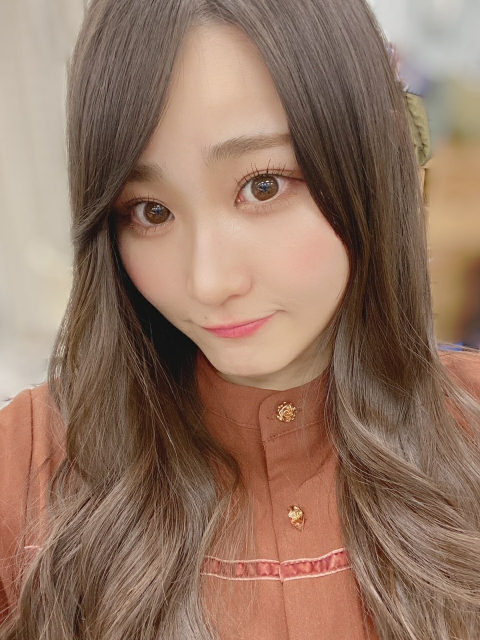
#> input picture picture/1.jpg, 960 x 1280 px (shown at 1/2 size)
$ python minecraft_pixel_art_for_black_and_white.py picture/1.jpg 100 5 5 5
#> lines starting #> are read from the running program, lines starting #| are printed output that depends on the picture; after the words box and inside, x2 and y2 are one past the last pixel; in counts of white or black regions, pixels touching at a corner belong together
### pic2map.py
import numpy as np
from PIL import Image
import matplotlib.pyplot as plt
from PIL import ImageEnhance

#リサイズ #輝度の変換
# [9 lines left out: function resize_picture, not called in this run]

#画像の読み込み、リサイズ
def load_picture(file_path, map_size, brightness):
#> called with file_path = 'picture/1.jpg', map_size = 100, brightness = 1
    im = Image.open(file_path)
#> im is the input picture: PIL image 960x1280 RGB; mean R, G, B 146.4, 116.1, 98.1
    con = ImageEnhance.Brightness(im)
    im = con.enhance(brightness)
    if im.size[0] > im.size[1]:
        resize_rate = map_size / im.size[0]
    else:
        resize_rate = map_size / im.size[1]
#> resize_rate = 0.0781
    im = im.resize((round(resize_rate*im.size[0]), round(resize_rate*im.size[1])))
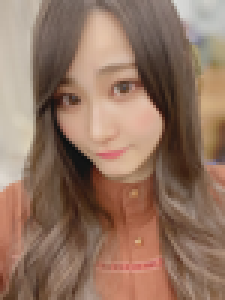
#> im: PIL image 75x100 RGB (shown 3 times larger); mean R, G, B 146.4, 116.1, 98.1
    return im

#numpy.arrayの長さと平均を算出
def calculate_length_mean(im_array):
    length = len(im_array)
    myu = im_array.mean()
    return length, myu

#大津の2値化で白黒画像に変更
def otsu_method(im):
    im_array = np.array(im.convert("L"))
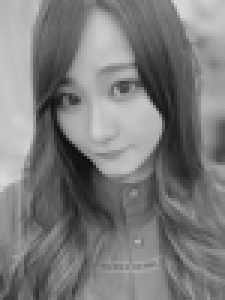
#> im_array: shape (100, 75) (shown 3 times larger); min 15, max 219, mean 123.1
    S = 0
    threshold = 0
    for i in range(1, 256, 1):
        class1 = im_array[im_array<i]
        class2 = im_array[im_array>=i]
        if len(class1) == 0 or len(class2) == 0:
            continue
        length1, myu1 = calculate_length_mean(class1)
        length2, myu2 = calculate_length_mean(class2)
        S_ = length1*length2*(myu1-myu2)**2
        if S < S_:
            threshold = i
            S = S_
#> this loop made 255 passes
#> (class1, length1, myu1, length2, myu2, S_) on passes 16 to 18: ([15, 15, 15, 15, 15, 15, 15], 7, 15, 7493, 123.2, 614476722.6), ([16, 15, 15, 15, 15, 15, 15, 15], 8, 15.12, 7492, 123.3, 700730012.6), ([16, 15, 15, 15, 15, 15, 15, 15, 17, 17], 10, 15.5, 7490, 123.3, 870073234.8)
#> (class1, length1, myu1, length2, myu2, S) on pass 19: ([18, 16, 15, 18, 15, 15, 15, 15, 15, 15, 17, 17, 18], 13, 16.08, 7487, 123.3, 1.12e+09)
#> after the loop, S = 8.25e+10; threshold = 128
    im_array_otsu = np.where(im_array<threshold, 0, 255)
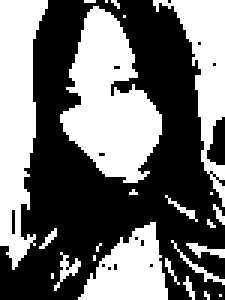
#> im_array_otsu: shape (100, 75) int64 (shown 3 times larger); 44.3% white; 24 white regions (16 under 20 px), largest, box (x1, y1, x2, y2) and area: (20, 2, 54, 61) 1164, (0, 0, 16, 90) 908, (51, 0, 75, 69) 566
#> (the run stopped early here; a loop or call above may not have finished)

$ run again, with picture/10.jpg copied over picture/1.jpg
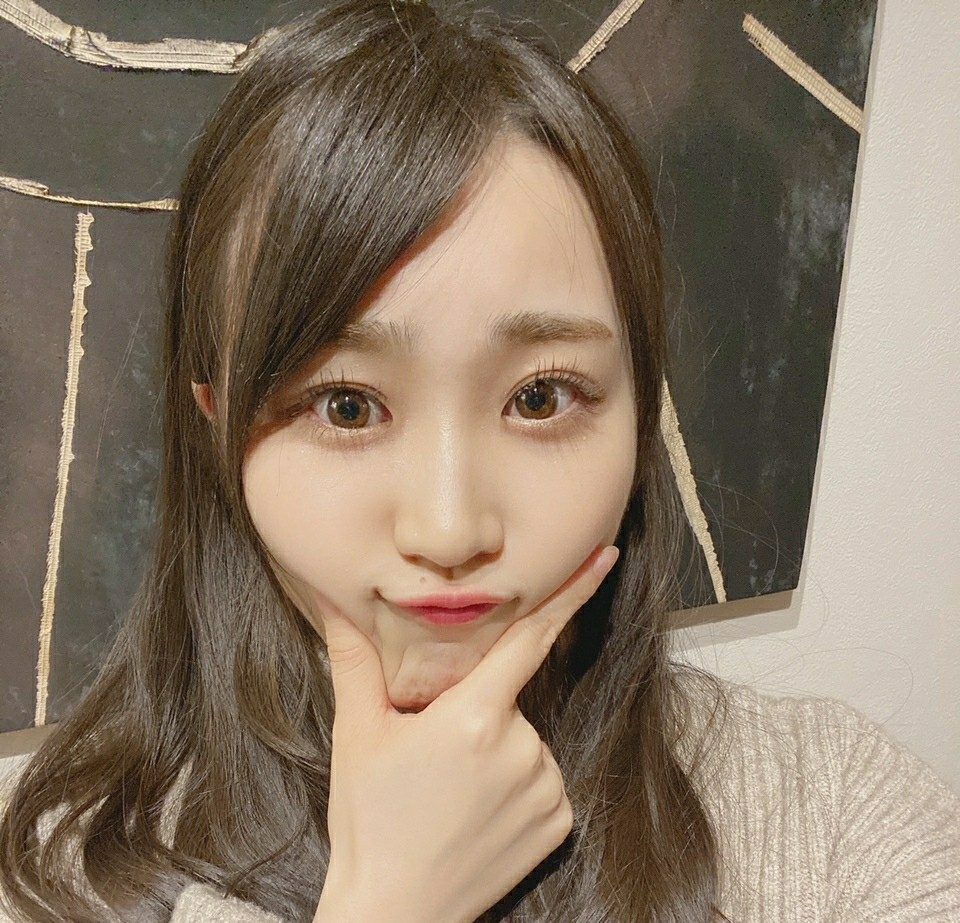
#> input picture picture/10.jpg, 960 x 923 px
#> in load_picture, im is the input picture: PIL image 960x923 RGB; mean R, G, B 137.2, 120.4, 102.4
#> im: PIL image 100x96 RGB
#> in otsu_method, `im_array = np.array(im.convert("L"))`:
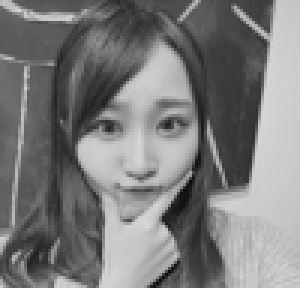
#> im_array: shape (96, 100) (shown 3 times larger); min 12, max 216, mean 123.4
#> the loop in otsu_method, `for i in range(1, 256, 1):` made 255 passes
#> (class1, length1, myu1, length2, myu2, S_) on passes 13, 15, 16: ([12], 1, 12, 9599, 123.4, 119110818.7), ([14, 14, 14, 12], 4, 13.5, 9596, 123.4, 463842036.7), ([14, 15, 14, 15, 15, 14, 12, 15], 8, 14.25, 9592, 123.5, 915445133.4)
#> in otsu_method, `im_array_otsu = np.where(im_array<threshold, 0, 255)`:
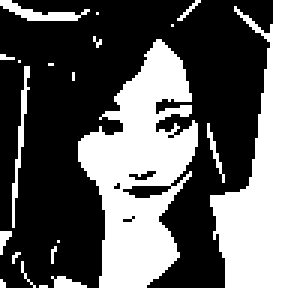
#> im_array_otsu: shape (96, 100) int64 (shown 3 times larger); 40.2% white; 21 white regions (15 under 20 px), largest, box (x1, y1, x2, y2) and area: (26, 13, 66, 96) 1833, (70, 0, 100, 96) 1714, (0, 0, 30, 7) 83, (4, 22, 10, 76) 82, (17, 92, 29, 96) 30, (69, 41, 75, 61) 29

$ run again, with picture/11.jpg copied over picture/1.jpg
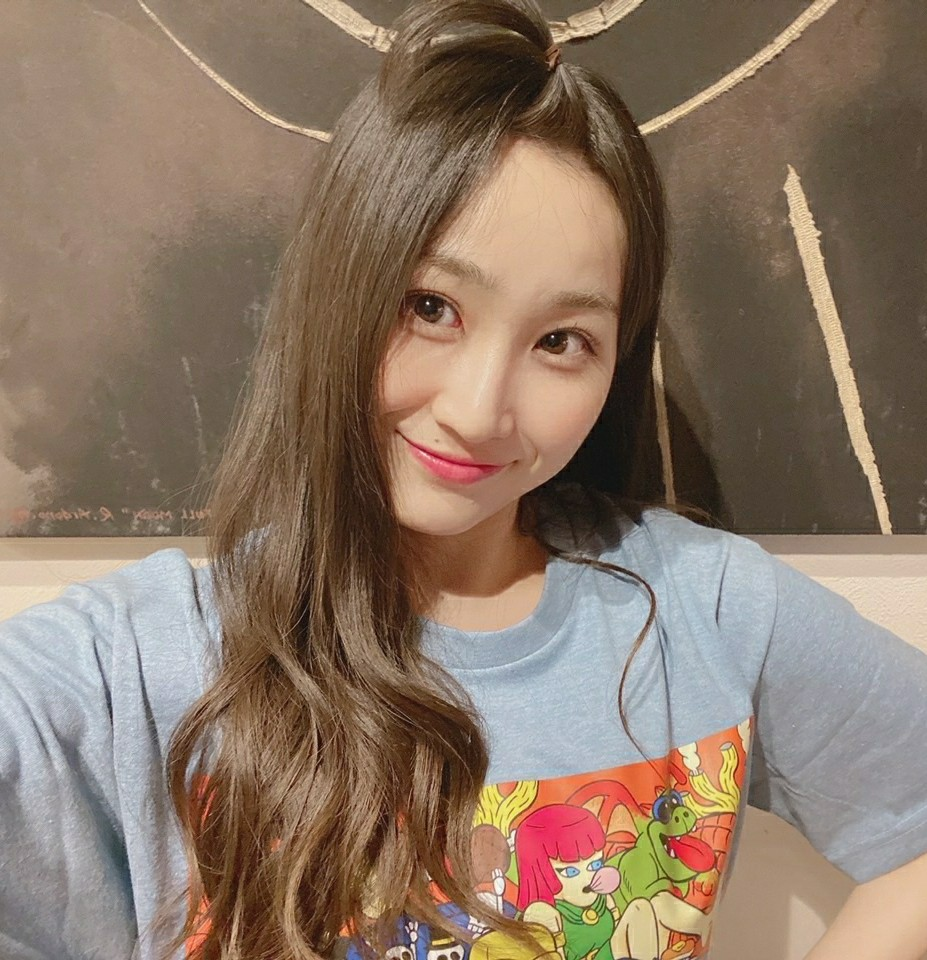
#> input picture picture/11.jpg, 927 x 960 px
#> in load_picture, im is the input picture: PIL image 927x960 RGB; mean R, G, B 139.5, 119, 102.1
#> im: PIL image 97x100 RGB
#> in otsu_method, `im_array = np.array(im.convert("L"))`:
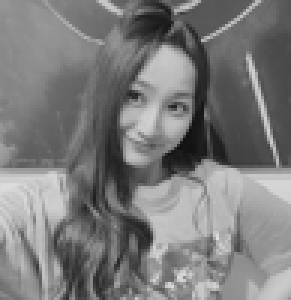
#> im_array: shape (100, 97) (shown 3 times larger); min 15, max 223, mean 123.2
#> the loop in otsu_method, `for i in range(1, 256, 1):` made 255 passes
#> (class1, length1, myu1, length2, myu2, S_) on passes 16 to 19: ([15], 1, 15, 9699, 123.2, 113572369.3), ([16, 15, 16], 3, 15.67, 9697, 123.2, 336600851.1), ([16, 15, 17, 17, 16], 5, 16.2, 9695, 123.3, 555565013.7), ([16, 18, 15, 17, 18, 17, 16], 7, 16.71, 9693, 123.3, 770491185)
#> after the loop in otsu_method, `for i in range(1, 256, 1):`: S = 1.33e+11; threshold = 125
#> in otsu_method, `im_array_otsu = np.where(im_array<threshold, 0, 255)`:
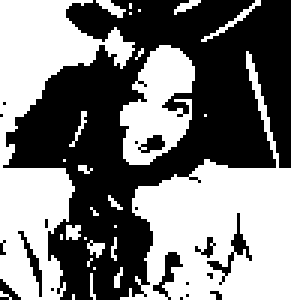
#> im_array_otsu: shape (100, 97) int64 (shown 3 times larger); 48.6% white; 28 white regions (20 under 20 px), largest, box (x1, y1, x2, y2) and area: (40, 17, 97, 100) 2050, (0, 0, 45, 100) 1822, (40, 15, 65, 55) 612

$ run again, with picture/2.jpg copied over picture/1.jpg
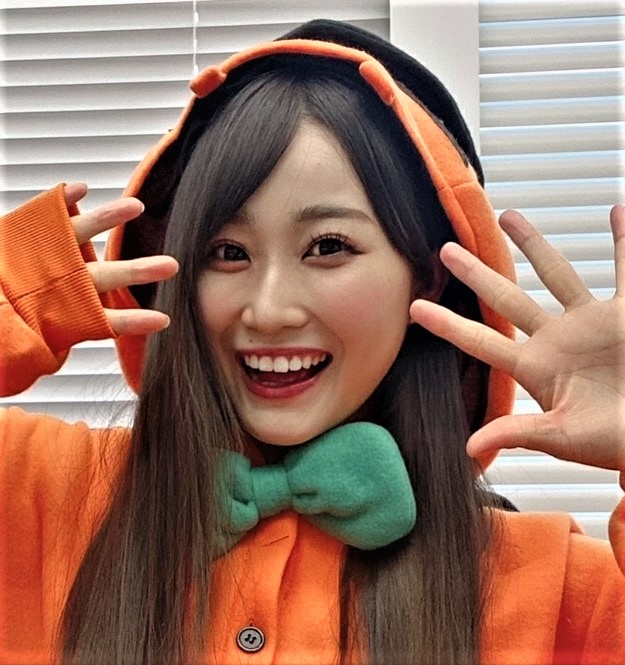
#> input picture picture/2.jpg, 625 x 665 px
#> in load_picture, im is the input picture: PIL image 625x665 RGB; mean R, G, B 151.3, 112.1, 96.5
#> im: PIL image 94x100 RGB
#> in otsu_method, `im_array = np.array(im.convert("L"))`:
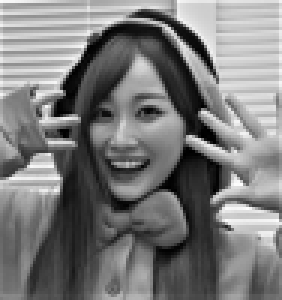
#> im_array: shape (100, 94) (shown 3 times larger); min 0, max 255, mean 122
#> the loop in otsu_method, `for i in range(1, 256, 1):` made 255 passes
#> (class1, length1, myu1, length2, myu2, S) on pass 1: ([0, 0, 0, 0, 0, 0, 0, 0, 0, 0, 0], 11, 0, 9389, 122.2, 1.54e+09)
#> in otsu_method, `im_array_otsu = np.where(im_array<threshold, 0, 255)`:
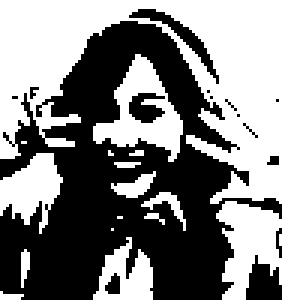
#> im_array_otsu: shape (100, 94) int64 (shown 3 times larger); 49.8% white; 17 white regions (9 under 20 px), largest, box (x1, y1, x2, y2) and area: (0, 0, 94, 68) 3004, (31, 18, 61, 54) 464, (72, 67, 94, 100) 443
